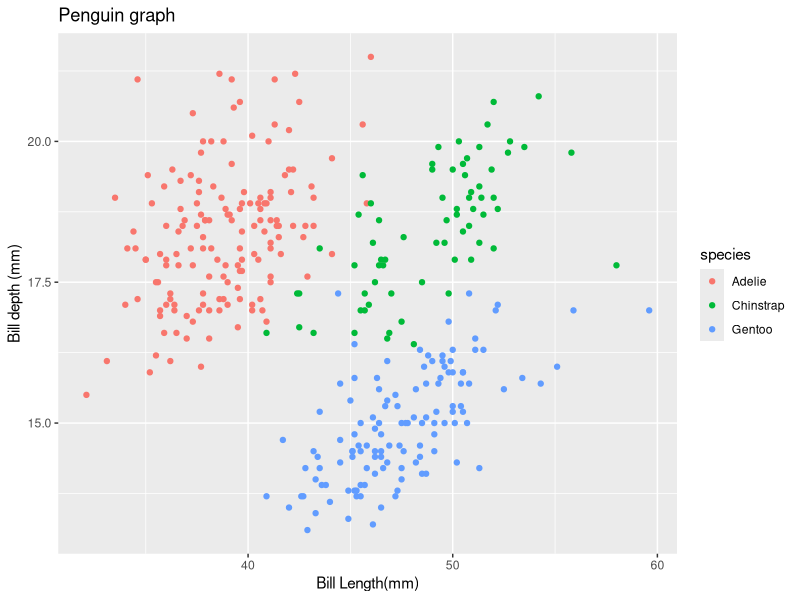
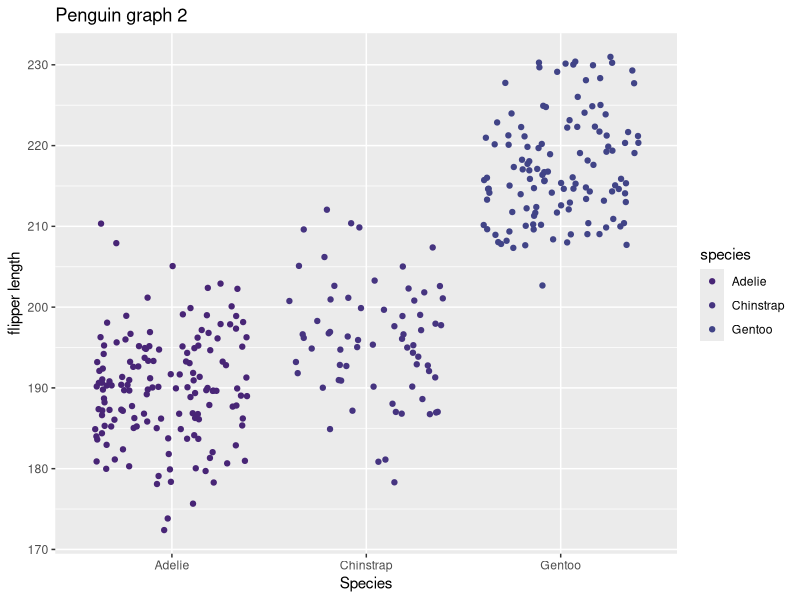

Write R code to recreate these figures, in order.
## ---- chunk 1
library("tidyverse")
library("palmerpenguins")
## ---- chunk 2
#A
#f(x)=x^2 at x=3
fx <- expression(x ^ 2)
df_dx <- D(fx, 'x')
df_dx
x <- 3
eval(df_dx)
## ---- chunk 3
#B
#P(a)=2(3a+2)^4−5 at a=1.2
pa <- expression(2 * (3 * a + 2) ^ 4 - 5)
df_da <- D (pa, 'a')
df_da
a <- 1.2
eval(df_da)
## ---- chunk 4
library(tidyverse)
library(palmerpenguins)
## ---- chunk 5
#bill length vs bill depth
penguin_graph <- ggplot() + geom_point(data = penguins, aes(x = bill_length_mm, y = bill_depth_mm, color = species)) + labs(x = "Bill Length(mm)", y = "Bill depth (mm)", title = "Penguin graph")
penguin_graph
## ---- chunk 6
#jitter plot
penguin_graph_2 <- ggplot() +geom_jitter(data = penguins, aes(x=species, y = flipper_length_mm, color = species)) +labs(x = "Species", y = "flipper length", title = "Penguin graph 2") + scale_color_viridis_d(begin=0.1,end=0.2)
penguin_graph_2
